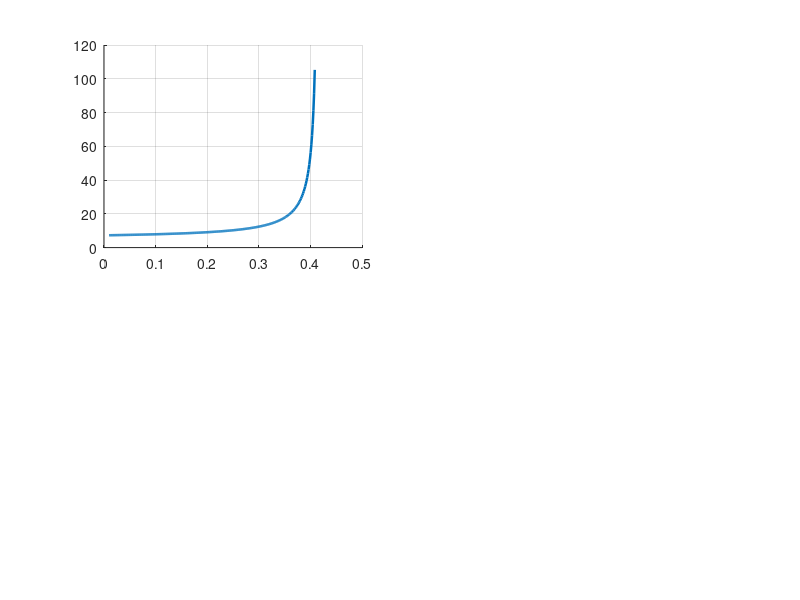

This figure's MATLAB source: (Note: this script raises an error after producing the figure.)
%% bisection_latency_model.m
%  Project 13 -- Wiring the Data Centre: Interconnection Networks for a
%  Simulated Accra Warehouse-Scale Cluster.
%  CPEN 438, Group 1. Week 3 deliverable (MATLAB analytical model).
%
%  PURPOSE
%  -------
%  Predict, from topology structure alone, how each network should behave
%  under load, and validate those predictions against the flit-level
%  simulator's measurements (results/week3_sweep_results.csv).
%
%  The model computes, for each (topology, traffic pattern) pair:
%
%    H      average hop count, weighted by the actual destination
%           distribution and the actual routing algorithm
%    gamma  the load, in units of the per-node injection rate, carried by
%           the single most heavily loaded unidirectional channel
%    lam*   the ideal saturation injection rate, 1/gamma, capped by the
%           ejection bandwidth of the busiest destination
%    T0     zero-load latency = H router hops + (L-1) serialisation cycles
%    T(lam) T0 + (rho/(1-rho)) * L/2,  rho = lam/lam*   (M/D/1 source queue)
%
%  Note that gamma is computed by actually walking every source-destination
%  pair through the routing function, not by assuming a uniform cut. That
%  matters: under hot-node traffic the binding constraint is NOT the
%  textbook bisection cut but the handful of channels feeding the database
%  nodes, and only an explicit channel-load calculation exposes that. The
%  classical bisection bound is still reported alongside it for comparison,
%  because it is the bound the Project 13 worked example uses.
%
%  USAGE
%  -----
%    >> bisection_latency_model                    % uses ../results/
%    >> bisection_latency_model('../results')
%
%  OUTPUTS
%  -------
%    figure 1  latency vs injection rate, model vs measurement, all four
%              baseline configurations
%    figure 2  bar chart of ideal vs achieved saturation rate
%    ../results/week3_model_vs_measured.csv
%
%  Tested with MATLAB R2023b; the file is also GNU Octave compatible.

function bisection_latency_model(resultsDir)

if nargin < 1
    resultsDir = fullfile(fileparts(mfilename('fullpath')), '..', 'results');
end

%% ---- Group 1 configuration -------------------------------------------
N            = 16;      % nodes
ROWS         = 4;       % mesh rows
COLS         = 4;       % mesh columns
L            = 4;       % flits per packet
EJECT_BW     = 4;       % flits a node can eject per cycle
HOT          = [5 1];   % hot database nodes, derived from seed 1301
HOT_FRACTION = 0.50;    % share of all packets addressed to them
ROUTER_DELAY = 1;       % cycles per hop

configs = { 'ring', 'uniform'; ...
            'mesh', 'uniform'; ...
            'ring', 'hotnode'; ...
            'mesh', 'hotnode' };

%% ---- Static topology metrics (must agree with Week 2) ----------------
ringDiameter    = floor(N/2);                 % = 8
ringBisection   = 2;                          % links
meshDiameter    = (ROWS-1) + (COLS-1);        % = 6
meshBisection   = min(ROWS, COLS);            % = 4 links

fprintf('\n=== Week 2 static metrics used by the model ===\n');
fprintf('  ring(%d) : diameter %d, bisection %d links\n', N, ringDiameter, ringBisection);
fprintf('  mesh(%dx%d): diameter %d, bisection %d links\n\n', ROWS, COLS, meshDiameter, meshBisection);

%% ---- Analytical model per configuration ------------------------------
model = struct([]);
for k = 1:size(configs,1)
    topo = configs{k,1};
    pat  = configs{k,2};

    P = destinationDistribution(N, pat, HOT, HOT_FRACTION);
    [H, gamma, ejectLoad] = channelLoad(N, ROWS, COLS, topo, P);

    lamChannel = 1 / gamma;                 % channel-limited saturation
    lamEject   = EJECT_BW / max(ejectLoad); % ejection-limited saturation
    lamStar    = min(lamChannel, lamEject);

    % Classical bisection bound, for comparison with the worked example.
    if strcmp(topo,'ring'), B = ringBisection; else, B = meshBisection; end
    crossFraction = (N/2) * ((N/2)/(N-1));  % flits/cycle crossing per lambda
    lamBisection  = B / crossFraction;

    T0 = H * ROUTER_DELAY + (L - 1);        % zero-load latency

    model(k).topology   = topo;
    model(k).traffic    = pat;
    model(k).H          = H;
    model(k).gamma      = gamma;
    model(k).lamChannel = lamChannel;
    model(k).lamEject   = lamEject;
    model(k).lamBisect  = lamBisection;
    model(k).lamStar    = lamStar;
    model(k).T0         = T0;

    fprintf('%-5s %-8s  H=%5.3f  peak channel load=%5.3f/lambda\n', ...
            topo, pat, H, gamma);
    fprintf('        ideal saturation: channel %5.3f | eject %5.3f | classical bisection %5.3f -> lambda* = %5.3f\n', ...
            lamChannel, lamEject, lamBisection, lamStar);
    fprintf('        zero-load latency T0 = %5.2f cycles\n\n', T0);
end

%% ---- Load the measured sweep -----------------------------------------
csvPath = fullfile(resultsDir, 'week3_sweep_results.csv');
haveMeasured = exist(csvPath, 'file') == 2;
if haveMeasured
    M = readtable(csvPath);
    M = M(strcmp(M.vc_mode, 'baseline_vc2'), :);
else
    warning('bisection_latency_model:noData', ...
            'Measured results not found at %s -- plotting the model only.', csvPath);
end

%% ---- Figure 1: latency vs injection rate, model vs measurement -------
figure(1); clf;
colours = lines(4);
for k = 1:numel(model)
    subplot(2,2,k); hold on; grid on;

    lam = linspace(0.01, 0.98*model(k).lamStar, 300);
    rho = lam / model(k).lamStar;
    T   = model(k).T0 + (rho ./ (1 - rho)) * (L/2);
    plot(lam, T, '-', 'LineWidth', 1.8, 'Color', colours(k,:));

    if haveMeasured
        sel = strcmp(M.topology, model(k).topology) & ...
              strcmp(M.traffic,  model(k).traffic);
        plot(M.offered_rate(sel), M.avg_latency(sel), 'ko', ...
             'MarkerSize', 5, 'MarkerFaceColor', 'w');
    end

    xline(model(k).lamStar, '--', 'ideal \lambda^*');
    set(gca, 'YScale', 'log');
    xlabel('offered load (flits/node/cycle)');
    ylabel('average packet latency (cycles)');
    title(sprintf('%s / %s', model(k).topology, model(k).traffic));
    legend({'analytical model','measured'}, 'Location', 'northwest');
    ylim([1 2e4]);
end
sgtitle('Project 13 / Group 1 -- analytical latency model vs flit-level simulation');

%% ---- Figure 2: ideal vs achieved saturation --------------------------
figure(2); clf;
labels  = arrayfun(@(m) sprintf('%s/%s', m.topology, m.traffic), model, ...
                   'UniformOutput', false);
ideal   = [model.lamStar];
achieved = nan(size(ideal));
if haveMeasured
    for k = 1:numel(model)
        sel = strcmp(M.topology, model(k).topology) & ...
              strcmp(M.traffic,  model(k).traffic) & M.saturated == 0;
        if any(sel), achieved(k) = max(M.offered_rate(sel)); end
    end
end
bar([ideal(:) achieved(:)]); grid on;
set(gca, 'XTickLabel', labels);
ylabel('injection rate (flits/node/cycle)');
legend({'ideal (channel-load model)','achieved (measured, loss-free)'}, ...
       'Location','northwest');
title('Ideal vs achieved saturation injection rate');

%% ---- Write the validation table --------------------------------------
outPath = fullfile(resultsDir, 'week3_model_vs_measured.csv');
fid = fopen(outPath, 'w');
fprintf(fid, ['topology,traffic,avg_hops,peak_channel_load,lam_channel,' ...
              'lam_eject,lam_classical_bisection,lam_star_model,' ...
              'zero_load_latency_model,lam_achieved_measured,efficiency\n']);
for k = 1:numel(model)
    eff = achieved(k) / model(k).lamStar;
    fprintf(fid, '%s,%s,%.4f,%.4f,%.4f,%.4f,%.4f,%.4f,%.4f,%.4f,%.4f\n', ...
            model(k).topology, model(k).traffic, model(k).H, model(k).gamma, ...
            model(k).lamChannel, model(k).lamEject, model(k).lamBisect, ...
            model(k).lamStar, model(k).T0, achieved(k), eff);
end
fclose(fid);
fprintf('Wrote %s\n', outPath);

end % bisection_latency_model


%% ======================================================================
%  Destination distribution P(dst | src), mirroring the C/Python
%  generators in student_implementation/traffic.c exactly, including the
%  rule that a hot node drawing itself falls through to the uniform
%  component instead of self-addressing.
%  ======================================================================
function P = destinationDistribution(N, pattern, hot, f)
P = zeros(N, N);
for s = 0:N-1
    row = zeros(1, N);
    if strcmp(pattern, 'hotnode')
        fallthrough = 0;
        for h = hot
            if h ~= s
                row(h+1) = row(h+1) + f/numel(hot);
            else
                fallthrough = fallthrough + f/numel(hot);
            end
        end
        remaining = 1 - f + fallthrough;
    else
        remaining = 1;
    end
    for d = 0:N-1
        if d ~= s
            row(d+1) = row(d+1) + remaining/(N-1);
        end
    end
    P(s+1, :) = row;
end
end


%% ======================================================================
%  Walk every source-destination pair through the routing algorithm and
%  accumulate the load each unidirectional channel carries, expressed in
%  units of the per-node injection rate lambda.
%  ======================================================================
function [H, gamma, ejectLoad] = channelLoad(N, rows, cols, topo, P)
load      = containers.Map('KeyType','char','ValueType','double');
ejectLoad = zeros(1, N);
H = 0;

for s = 0:N-1
    for d = 0:N-1
        p = P(s+1, d+1);
        if p <= 0, continue; end
        if strcmp(topo, 'ring')
            path = ringPath(s, d, N);
        else
            path = meshPathXY(s, d, cols);
        end
        H = H + p * (numel(path)-1) / N;
        for i = 1:numel(path)-1
            key = sprintf('%d>%d', path(i), path(i+1));
            if isKey(load, key)
                load(key) = load(key) + p;
            else
                load(key) = p;
            end
        end
        ejectLoad(d+1) = ejectLoad(d+1) + p;
    end
end
gamma = max(cell2mat(values(load)));
end

function path = ringPath(s, d, N)
cw  = mod(d - s, N);
ccw = mod(s - d, N);
if cw <= ccw, step = 1; h = cw; else, step = -1; h = ccw; end
path = zeros(1, h+1); path(1) = s; c = s;
for i = 1:h
    c = mod(c + step, N);
    path(i+1) = c;
end
end

function path = meshPathXY(s, d, cols)
r1 = floor(s/cols); c1 = mod(s, cols);
r2 = floor(d/cols); c2 = mod(d, cols);
path = s; r = r1; c = c1;
while c ~= c2
    if c2 > c, c = c + 1; else, c = c - 1; end
    path(end+1) = r*cols + c;  %#ok<AGROW>
end
while r ~= r2
    if r2 > r, r = r + 1; else, r = r - 1; end
    path(end+1) = r*cols + c;  %#ok<AGROW>
end
end
